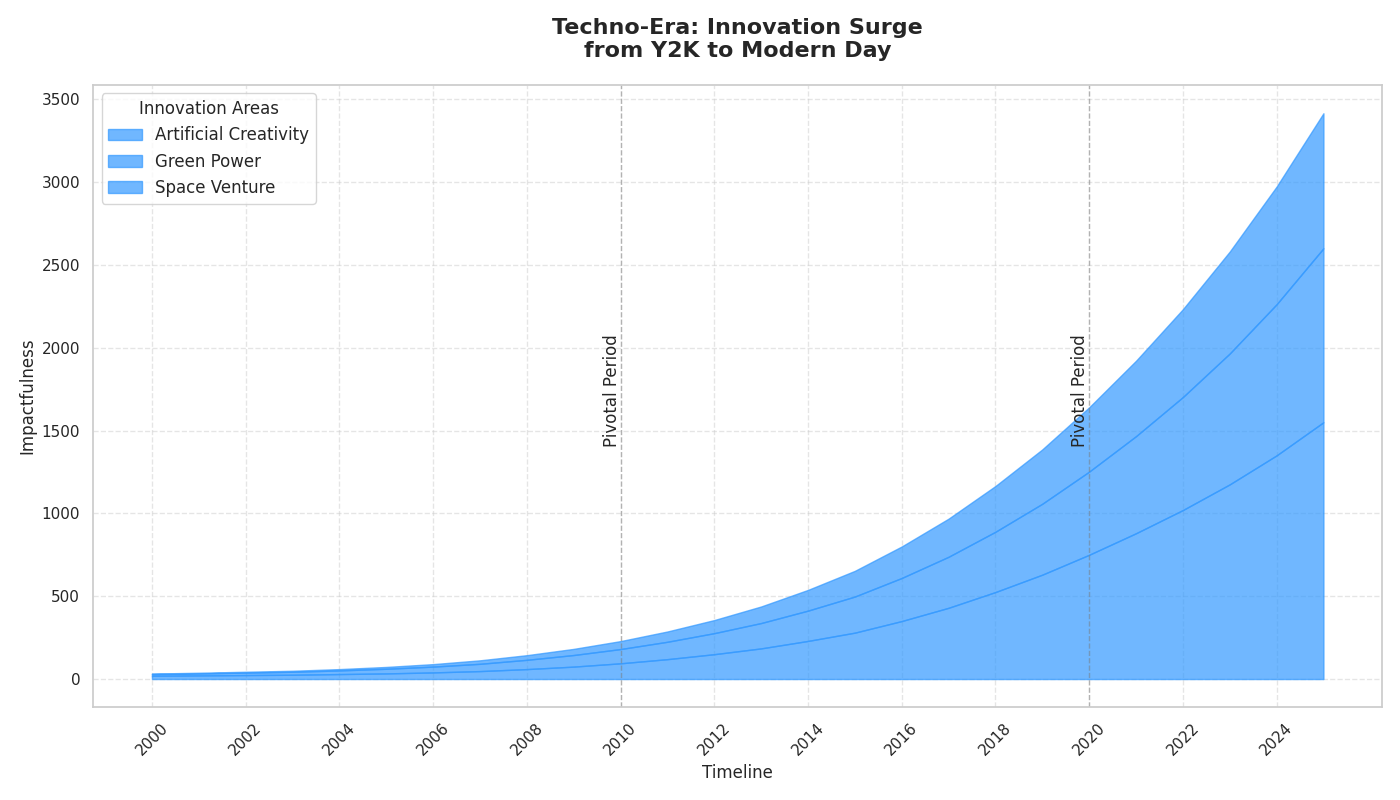

Write the Python code that produced this figure.
import matplotlib.pyplot as plt
import numpy as np

years = np.arange(2000, 2026)
ai_innovation = np.array([20, 22, 24, 26, 30, 34, 40, 48, 60, 75, 95, 120, 150, 185, 230, 280, 350, 430, 525, 630, 750, 880, 1020, 1175, 1350, 1550])
renewable_energy = np.array([10, 12, 15, 18, 22, 28, 35, 44, 56, 70, 86, 105, 127, 153, 183, 218, 260, 308, 364, 428, 502, 586, 682, 790, 912, 1050])
space_exploration = np.array([3, 4, 5, 6, 8, 11, 15, 21, 28, 37, 48, 62, 79, 100, 125, 155, 190, 230, 276, 328, 388, 455, 530, 615, 710, 815])

fig, ax = plt.subplots(figsize=(14, 8))

ax.fill_between(years, ai_innovation, label='Artificial Creativity', color='#3399ff', alpha=0.7)
ax.fill_between(years, ai_innovation + renewable_energy, ai_innovation, label='Green Power', color='#3399ff', alpha=0.7)
ax.fill_between(years, ai_innovation + renewable_energy + space_exploration, ai_innovation + renewable_energy, label='Space Venture', color='#3399ff', alpha=0.7)

ax.set_title("Techno-Era: Innovation Surge\nfrom Y2K to Modern Day", fontsize=16, weight='bold', pad=20)
ax.set_xlabel("Timeline", fontsize=12)
ax.set_ylabel("Impactfulness", fontsize=12)
ax.set_xticks(years[::2])
ax.tick_params(axis='x', rotation=45)
ax.grid(True, linestyle='--', alpha=0.5)

ax.legend(loc='upper left', fontsize=12, title="Innovation Areas")

highlight_years = [2010, 2020]
for year in highlight_years:
    ax.axvline(x=year, color='gray', linestyle='--', linewidth=1, alpha=0.5)
    ax.text(year, 1400, 'Pivotal Period', rotation=90, verticalalignment='bottom', horizontalalignment='right')

plt.tight_layout()

plt.show()
